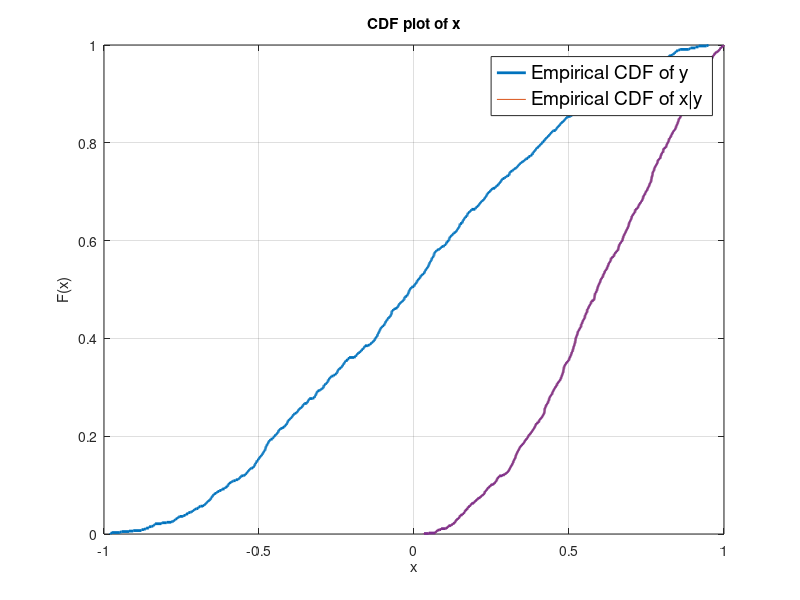

MATLAB code to generate this figure:
%% ECE-6303 Probability & Stochastic Process
%% HW#7 Problem 4 c.)
%% Guanze Pen, Qct, 2021

clear all
close all

% Dimension of vector
N = 1000;

%% Generate samples according to f_Y(y)

for n = 1:N
    u = rand;                               % Generate a sample uniformly in (-1,1)
    p = [1 0 -3 u*4-2];                     % Solve for inverse function
    sol = roots(p);
    y(n) = sol(find(-1<=sol &  sol<=1));    % Find the roots in (-1,1);
end

cdfplot(y)
hy = cdfplot(y)
[hy,stats] = cdfplot(y)    % Find empirical CDF
set(hy,{'LineWidth'},{2})
hold on

%% Generate samples according to f_X|Y(x|y)

for n = 1:N
    u = rand;                               % Generate a 
    x(n) = sqrt(u*(1-(y(n)^2)));            % Solve for inverse function
end

cdfplot(x)
hx = cdfplot(x)
[hx,stats] = cdfplot(x)   % Find empirical CDF
legend('Empirical CDF of y','Empirical CDF of x|y','FontSize',14)
set(hx,{'LineWidth'},{2})
